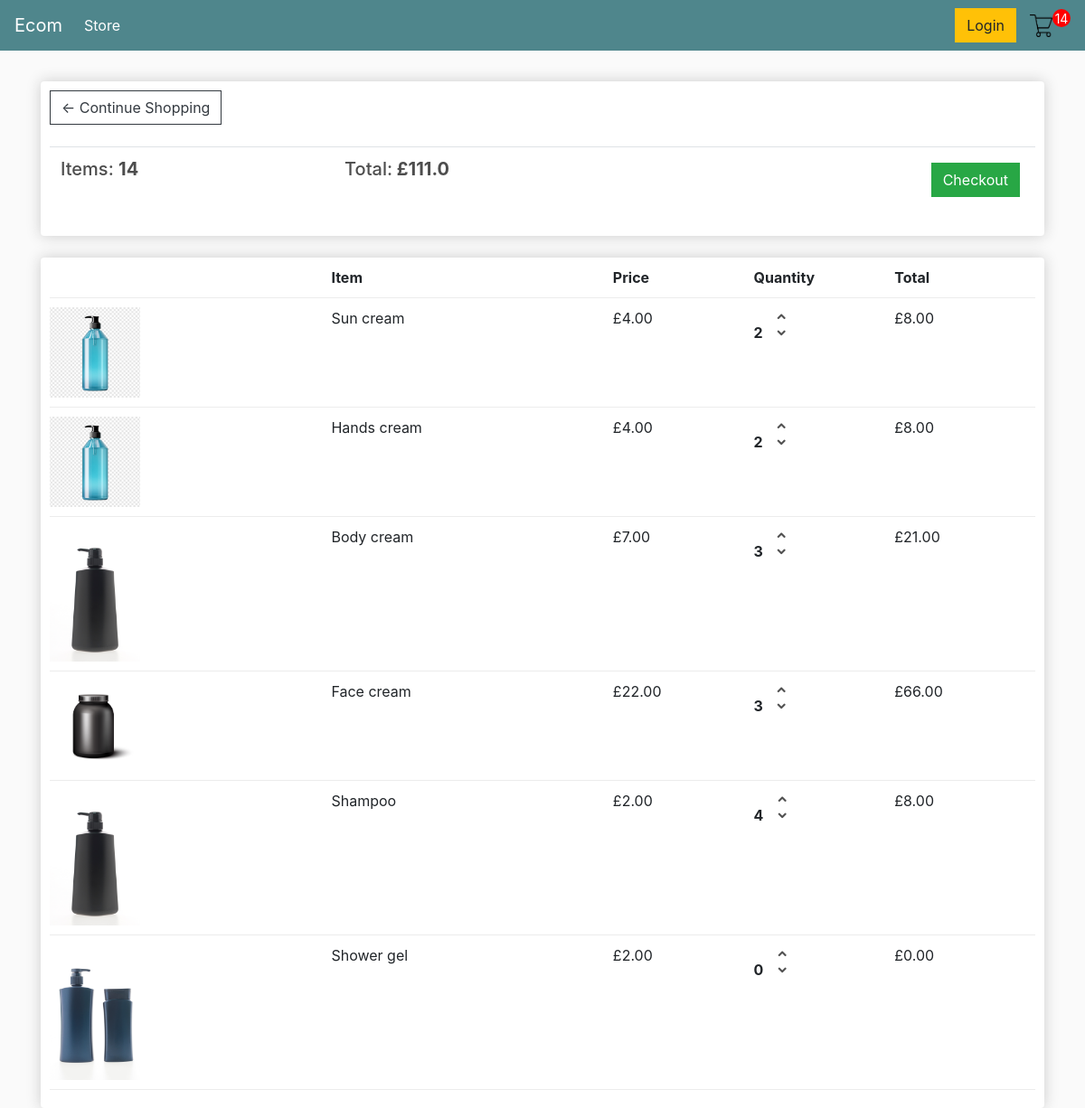
/cart/ (signed in), run on an earlier commit of the app's database.
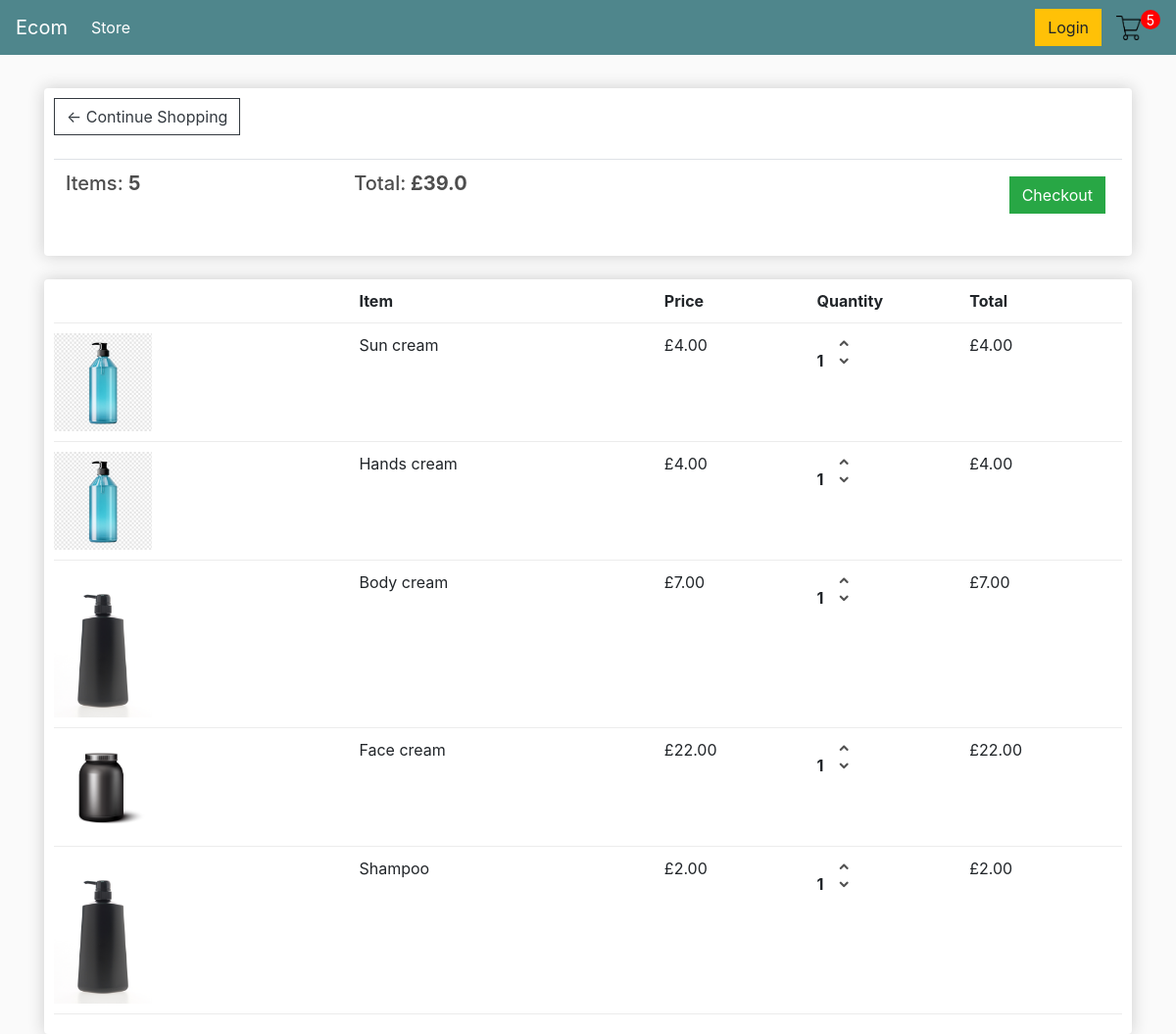
And on a later commit of the database.
### store/models.py (models this page shows, shortened)
class Order(models.Model):
    customer = models.ForeignKey(Customer, on_delete=models.SET_NULL, null=True, blank=True)
    date_ordered = models.DateTimeField(auto_now_add=True)
    complete = models.BooleanField(default=False, blank=False)
    transaction_id = models.CharField(max_length=100, null=True)
    @property
    def get_cart_total(self):
        orderitems = self.orderitem_set.all()
        total = sum([item.get_total for item in orderitems])
        return total
    @property
    def get_cart_items(self):
        orderitems = self.orderitem_set.all()
        total = sum([item.quantity for item in orderitems])
        return total

class OrderItem(models.Model):
    product = models.ForeignKey(Product, on_delete=models.SET_NULL, null=True, blank=True)
    order = models.ForeignKey(Order, on_delete=models.SET_NULL, null=True, blank=True)
    quantity = models.IntegerField(default=0, null=True, blank=True)
    date_added = models.DateTimeField(auto_now_add=True)
    @property
    def get_total(self):
        total = self.product.price * self.quantity
        return total

class Product(models.Model):
    name = models.CharField(max_length=200, null=True)
    price = models.FloatField()
    digital = models.BooleanField(default=False, null=True, blank=False)
    image = models.ImageField(null=True, blank=True)
    @property
    def imageURL(self):
        try:
            url = self.image.url
        except:
            url = ''
        return url

### store/views.py (the view)
# urls.py: path('cart/', views.cart, name="cart"),
def cart(request):
	if request.user.is_authenticated:
		customer = request.user.customer
		order, created = Order.objects.get_or_create(customer=customer, complete=False)
		items = order.orderitem_set.all()
		cartItems = order.get_cart_items
	else:
		items = []
		order = {'get_cart_total':0, 'get_cart_items':0, 'shipping':False}
		cartItems = order['get_cart_items']
	context = {'items':items, 'order':order, 'cartItems':cartItems}
	return render(request, 'store/cart.html', context)

### store/templates/store/cart.html
{% extends 'store/main.html' %}
{% load static %}
{% block content %}
	<div class="row">
		<div class="col-lg-12">
			<div class="box-element">
				<a  class="btn btn-outline-dark" href="{% url 'store' %}">&#x2190; Continue Shopping</a>
				<br>
				<br>
				<table class="table">
					<tr>
						<th><h5>Items: <strong>{{order.get_cart_items}}</strong></h5></th>
						<th><h5>Total:<strong> £{{order.get_cart_total}}</strong></h5></th>
						<th>
							<a  style="float:right; margin:5px;" class="btn btn-success" href="{% url 'checkout' %}">Checkout</a>
						</th>
					</tr>
				</table>
			</div>
			<br>
			<div class="box-element">
				<div class="cart-row">
					<div style="flex:2"></div>
					<div style="flex:2"><strong>Item</strong></div>
					<div style="flex:1"><strong>Price</strong></div>
					<div style="flex:1"><strong>Quantity</strong></div>
					<div style="flex:1"><strong>Total</strong></div>
				</div>
				{% for item in items %}
				<div class="cart-row">
					<div style="flex:2"><img class="row-image" src="{{item.product.imageURL}}"></div>
					<div style="flex:2"><p>{{item.product.name}}</p></div>
					<div style="flex:1"><p>£{{item.product.price|floatformat:2}}</p></div>
					<div style="flex:1">
						<p class="quantity">{{item.quantity}}</p>
						<div class="quantity">
							<img data-product="{{item.product.id}}" data-action="add" class="chg-quantity update-cart" src="{% static  'images/arrow_up.png' %}">
							<img data-product="{{item.product.id}}" data-action="remove" class="chg-quantity update-cart" src="{% static  'images/arrow_down.png' %}">
						</div>
					</div>
					<div style="flex:1"><p>£{{item.get_total|floatformat:2}}</p></div>
				</div>
               {% endfor %}
			</div>
		</div>
	</div>
{% endblock content %}

### store/templates/store/main.html (shortened to what this page needs)
<!DOCTYPE html>
{% load static %}
<html>
<head>
	<link rel="stylesheet" href="https://stackpath.bootstrapcdn.com/bootstrap/4.4.1/css/bootstrap.min.css">
	<link rel="stylesheet" type="text/css" href="{% static 'css/main.css' %}">
</head>
<body>
	<nav class="navbar navbar-expand-lg navbar-dark bg-dark">
	  <a class="navbar-brand" href="{% url 'store' %}">Ecom</a>
	  <div class="collapse navbar-collapse" id="navbarSupportedContent">
	    <ul class="navbar-nav mr-auto">
	      <li class="nav-item active">
	        <a class="nav-link" href="{% url 'store' %}">Store <span class="sr-only">(current)</span></a>
	      </li>
	    </ul>
	    <div class="form-inline my-2 my-lg-0">
	     	<a href="#"class="btn btn-warning">Login</a>
	     	<a href="{% url 'cart' %}">
	    		<img  id="cart-icon" src="{% static 'images/cart.png' %}">
	    	</a>
	    	<p id="cart-total">{{cartItems}}</p>
	    </div>
	  </div>
	</nav>
     <div class="container">
            <br>
            {% block content %}
            {% endblock content %}
         </div>
</body>
</html>

### static/css/main.css (style rules this page uses)
body { background-color: hsl(0, 0%, 98%); }
h1,h2,h3,h4,h5,h6 { color:hsl(0, 0%, 30%); }
.box-element { box-shadow:hsl(0, 0%, 80%) 0 0 16px; background-color: #fff; border-radius: 4px; padding: 10px; }
.bg-dark { background-color: #4f868c!important; }
#cart-icon { width:25px; height: 25px; display: inline-block; margin-left: 15px; }
#cart-total { display: block; text-align: center; color:#fff; background-color: red; width: 20px; height: 20px; border-radius: 50%; font-size: 14px; }
.col-lg-4, .col-lg-6, .col-lg-8, .col-lg-12 { margin-top: 10px; }
.btn { border-radius: 0; }
.row-image { width: 100px; }
.cart-row { display: flex; align-items: flex-stretch; padding-bottom: 10px; margin-bottom: 10px; border-bottom: 1px solid #ececec; }
.quantity { display: inline-block; font-weight: 700; padding-right:10px; }
.chg-quantity { width: 12px; cursor: pointer; display: block; margin-top: 5px; transition:.1s; }

What changed in the data, as far as the page shows it:
removed OrderItem: product.imageURL (placeholder picture), product.name "Shower gel", product.price "2.00", quantity "0", get_total "0.00"
changed through a linked row, Order: get_cart_items "14" → "5"; get_cart_total "111.0" → "39.0"
changed OrderItem "Sun cream": quantity "2" → "1"; get_total "8.00" → "4.00"
changed OrderItem "Hands cream": quantity "2" → "1"; get_total "8.00" → "4.00"
changed OrderItem "Body cream": quantity "3" → "1"; get_total "21.00" → "7.00"
changed OrderItem "Face cream": quantity "3" → "1"; get_total "66.00" → "22.00"
changed OrderItem "Shampoo": quantity "4" → "1"; get_total "8.00" → "2.00"
Also different on the page:
{{ cartItems }}: "14" → "5"
